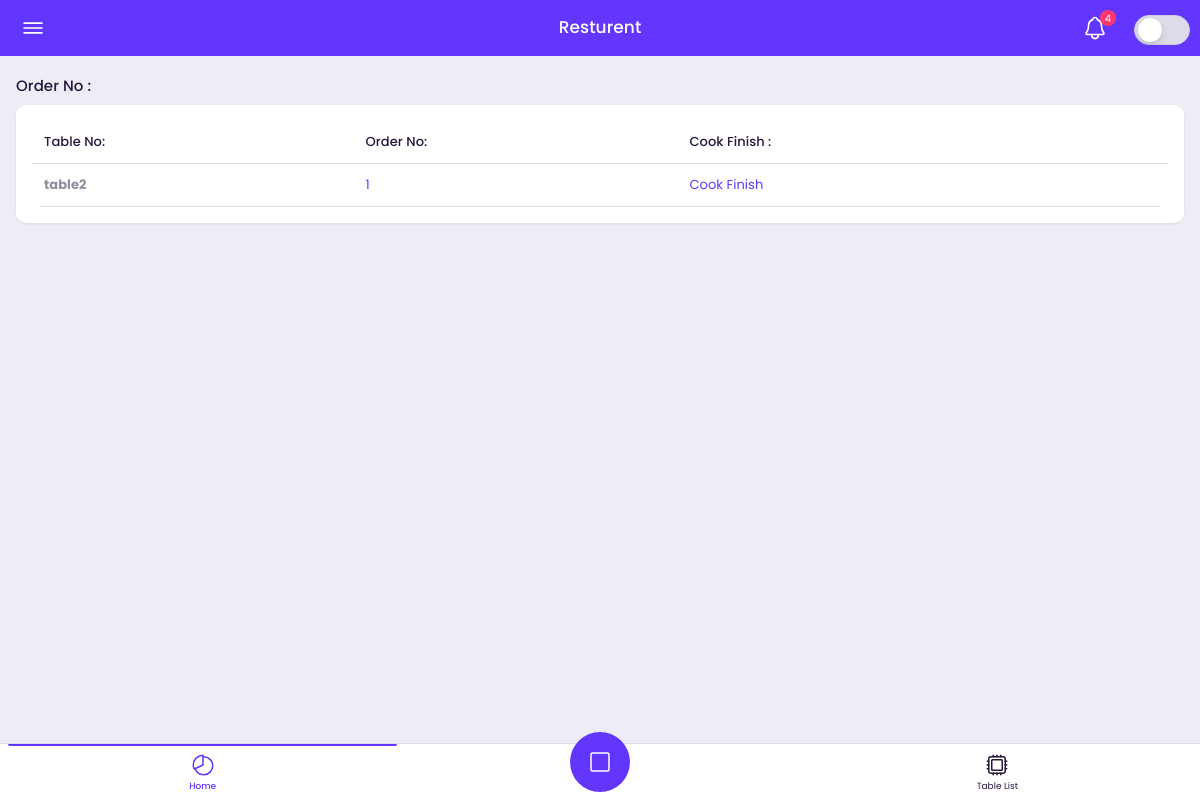
Page /need_cook on the earlier database version.
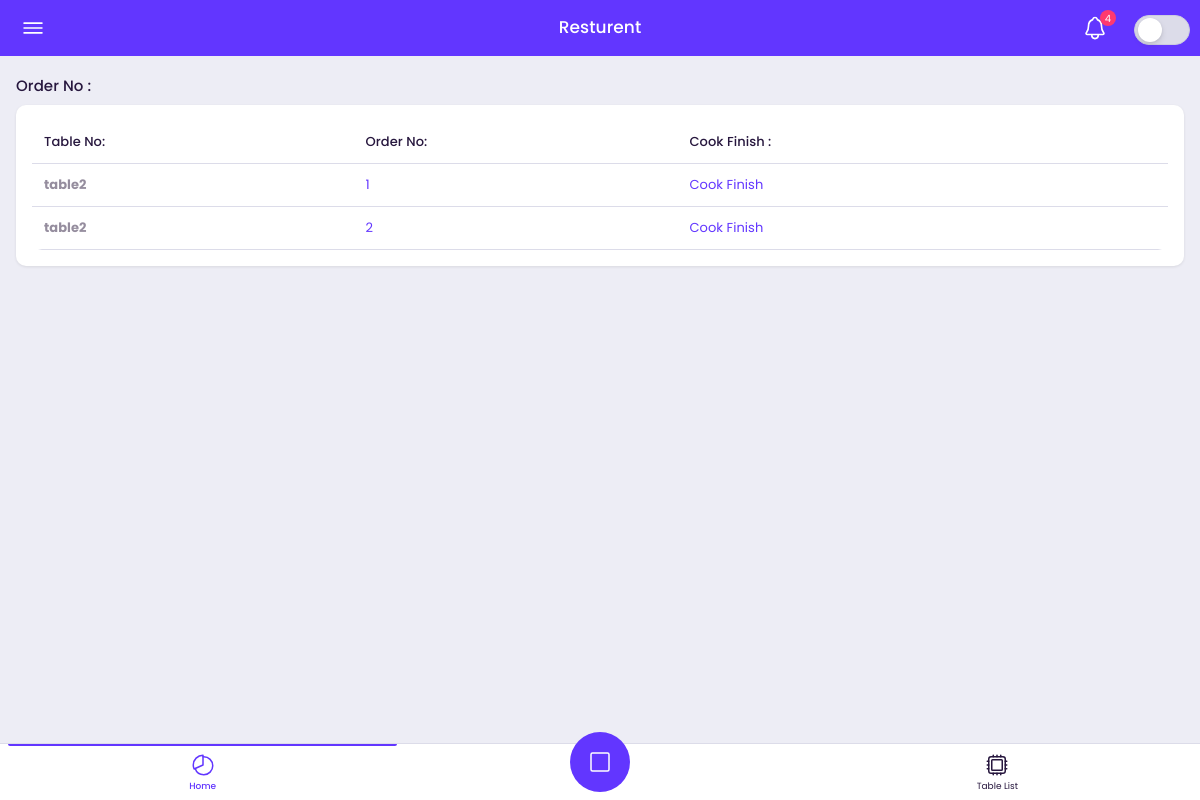
Same page on the later database version.
### Restaurant/models.py (models this page shows, shortened)
class OrderInfo(models.Model):
    tableNo = models.ForeignKey(BrTable, on_delete=models.CASCADE,blank=True,default=1)
    docNo=   models.PositiveIntegerField(default=0)
    cookOrder=models.BooleanField(default=False)
    cookFinish=models.BooleanField(default=False)
    served=models.BooleanField(default=False)
    billed=models.BooleanField(default=False)
    finish=models.BooleanField(default=False)

class BrTable(models.Model):
    name = models.CharField(max_length=255)
    size=models.PositiveIntegerField(default=0)
    restaurants = models.ForeignKey(Restaurant,on_delete=models.CASCADE)
    shape=models.ForeignKey(Shape,on_delete=models.CASCADE)
    Space=models.ForeignKey(Space,on_delete=models.CASCADE)
    label = models.CharField(max_length=255)
    booked=models.BooleanField(default=False)

### Restaurant/views.py (the view)
# urls.py: path('need_cook',views.need_cook,name='need_cook'),
def need_cook(request):
    orders= OrderInfo.objects.filter(cookFinish=False)
    return render(request, 'needcook_list.html', {'needcook': orders})

### templates/needcook_list.html (shortened to what this page needs)
{% extends 'partials/base.html' %}
{% load static %}
{% block content %}
<br>
<br>
<div class="section mt-2">
    <div class="section-title">Order No : {{ orderNo}}</div>
<div class="card">
    <div class="card-body">
      <div class="table-responsive">
        <table class="table">
    <thead>
      <tr>
        <th>Table No:</th>
        <th>Order No:</th>
        <th>Cook Finish :</th>
      </tr>
    </thead>
    <tbody>
      {% for order in needcook %}
      <tr>
        <th scope="row">{{ order.tableNo.name }}</th>
        <td> <a href="{% url 'orderitem' order.docNo %}">{{ order.docNo}}</a> </td>
        <td> <a href="{% url 'cookfinish' order.docNo %}">Cook Finish</a> </td>
        <td>
        </td>
      </tr>
      {% endfor %}
    </tbody>
  </table>
</div>
</div>
</div>
</div>
<br>
<br>
{%endblock%}

Differences in the rows shown:
added OrderInfo: tableNo.name "table2", docNo "2"
